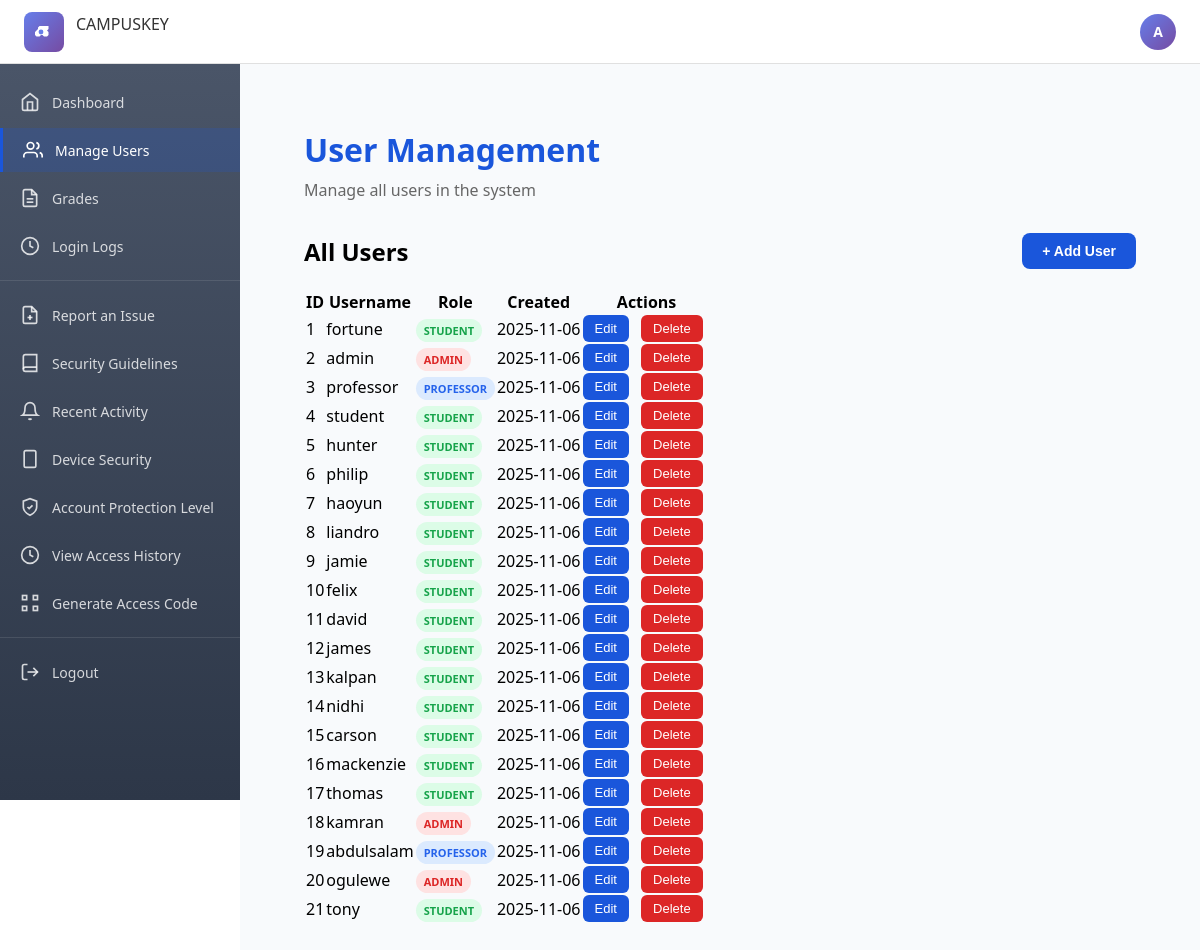
The app's page /admin (signed in) with its own data.
### models.py (models this page shows, shortened)
class User(UserMixin, db.Model):
    id = db.Column(db.Integer, primary_key=True)
    username = db.Column(db.String(80), unique=True, nullable=False)
    email = db.Column(db.String(120), nullable=True)  # Optional - only for legacy/display purposes
    phone_number = db.Column(db.String(20), nullable=True)  # Phone number for SMS OTP
    role = db.Column(db.String(20), nullable=False)  # student, professor, admin
    otp_secret = db.Column(db.String(32), default=pyotp.random_base32)
    created_at = db.Column(db.DateTime, default=datetime.utcnow)

### app.py (the view)
@app.route('/admin')
@login_required
def admin():
    if current_user.username != 'admin' or current_user.role != 'admin':
        return "Access Denied. Only admin username can access this page.", 403
    users = User.query.all()
    from models import LoginAttempt
    all_logins = LoginAttempt.query.filter_by(status='success').order_by(LoginAttempt.timestamp.desc()).limit(100).all()
    return render_template('admin.html', users=users, login_logs=all_logins)

### app.py (called while the page is built)
@login_manager.user_loader
def load_user(user_id):
    return User.query.get(int(user_id))

@app.context_processor
def inject_user():
    from flask_login import current_user
    return dict(current_user=current_user)

### templates/admin.html (shortened to what this page needs)
{% extends "base.html" %}
{% block content %}
<div class="page-container">
    <div class="page-header">
        <h1 class="page-title">User Management</h1>
        <p class="page-subtitle">Manage all users in the system</p>
    </div>
    <div class="content-section">
        <div class="section-card">
            <div class="card-header">
                <h2 class="card-title">All Users</h2>
                <button class="primary-btn" onclick="showAddUserForm()">+ Add User</button>
            </div>
            {% if users %}
            <table class="data-table">
                <thead>
                    <tr>
                        <th>ID</th>
                        <th>Username</th>
                        <th>Role</th>
                        <th>Created</th>
                        <th>Actions</th>
                    </tr>
                </thead>
                <tbody>
                    {% for user in users %}
                    <tr>
                        <td>{{ user.id }}</td>
                        <td>{{ user.username }}</td>
                        <td><span class="role-badge-small role-{{ user.role }}">{{ user.role|upper }}</span></td>
                        <td>{{ user.created_at.strftime('%Y-%m-%d') }}</td>
                        <td>
                            <button class="btn-edit" onclick="editUser({{ user.id }}, '{{ user.username }}', '{{ user.role }}')">Edit</button>
                            <button class="btn-delete" onclick="deleteUser({{ user.id }})">Delete</button>
                        </td>
                    </tr>
                    {% endfor %}
                </tbody>
            </table>
            {% else %}
            <p>No users found.</p>
            {% endif %}
        </div>
    </div>
</div>
{% endblock %}

### templates/base.html (shortened to what this page needs)
<!DOCTYPE html>
<html lang="en">
<head>
    <link rel="stylesheet" href="{{ url_for('static', filename='css/style.css') }}">
</head>
<body>
    {% if current_user.is_authenticated and request.endpoint != 'login' %}
    <header class="top-header">
        <div class="header-left">
            <div class="logo-square">
            </div>
            <span class="header-title">CAMPUSKEY</span>
        </div>
        <div class="header-right">
            <div class="user-avatar">
                {{ current_user.username[0].upper() }}
            </div>
        </div>
    </header>
    <div class="app-layout">
        <aside class="sidebar">
            <nav class="sidebar-nav">
                <a href="{% if current_user.role == 'admin' %}{{ url_for('admin_dashboard') }}{% elif current_user.role == 'professor' %}{{ url_for('professor_dashboard') }}{% else %}{{ url_for('student_dashboard') }}{% endif %}" class="nav-item {% if 'dashboard' in request.endpoint %}active{% endif %}">
                    <span>Dashboard</span>
                </a>
                {% if current_user.role == 'admin' and current_user.username == 'admin' %}
                <a href="{{ url_for('admin') }}" class="nav-item {% if request.endpoint == 'admin' %}active{% endif %}">
                    <span>Manage Users</span>
                </a>
                <a href="{{ url_for('admin_grades') }}" class="nav-item {% if request.endpoint == 'admin_grades' %}active{% endif %}">
                    <span>Grades</span>
                </a>
                <a href="{{ url_for('login_logs') }}" class="nav-item {% if request.endpoint == 'login_logs' %}active{% endif %}">
                    <svg width="20" height="20" viewBox="0 0 24 24" fill="none" stroke="currentColor" stroke-width="2">
                        <circle cx="12" cy="12" r="10"></circle>
                        <polyline points="12 6 12 12 16 14"></polyline>
                    </svg>
                    <span>Login Logs</span>
                </a>
                {% endif %}
                <div class="nav-divider"></div>
                <a href="{{ url_for('report_issue') }}" class="nav-item {% if request.endpoint == 'report_issue' %}active{% endif %}">
                    <span>Report an Issue</span>
                </a>
                <a href="{{ url_for('security_guidelines') }}" class="nav-item {% if request.endpoint == 'security_guidelines' %}active{% endif %}">
                    <svg width="20" height="20" viewBox="0 0 24 24" fill="none" stroke="currentColor" stroke-width="2">
                        <path d="M4 19.5A2.5 2.5 0 0 1 6.5 17H20"></path>
                        <path d="M6.5 2H20v20H6.5A2.5 2.5 0 0 1 4 19.5v-15A2.5 2.5 0 0 1 6.5 2z"></path>
                    </svg>
                    <span>Security Guidelines</span>
                </a>
                <a href="{{ url_for('recent_activity') }}" class="nav-item {% if request.endpoint == 'recent_activity' %}active{% endif %}">
                    <svg width="20" height="20" viewBox="0 0 24 24" fill="none" stroke="currentColor" stroke-width="2">
                        <path d="M18 8A6 6 0 0 0 6 8c0 7-3 9-3 9h18s-3-2-3-9"></path>
                        <path d="M13.73 21a2 2 0 0 1-3.46 0"></path>
                    </svg>
                    <span>Recent Activity</span>
                </a>
                <a href="{{ url_for('device_security') }}" class="nav-item {% if request.endpoint == 'device_security' %}active{% endif %}">
                    <svg width="20" height="20" viewBox="0 0 24 24" fill="none" stroke="currentColor" stroke-width="2">
                        <rect x="5" y="2" width="14" height="20" rx="2" ry="2"></rect>
                        <line x1="12" y1="18" x2="12.01" y2="18"></line>
                    </svg>
                    <span>Device Security</span>
                </a>
                <a href="{{ url_for('account_protection') }}" class="nav-item {% if request.endpoint == 'account_protection' %}active{% endif %}">
                    <svg width="20" height="20" viewBox="0 0 24 24" fill="none" stroke="currentColor" stroke-width="2">
                        <path d="M12 22s8-4 8-10V5l-8-3-8 3v7c0 6 8 10 8 10z"></path>
                        <polyline points="9 12 11 14 15 10"></polyline>
                    </svg>
                    <span>Account Protection Level</span>
                </a>
                <a href="{{ url_for('access_history') }}" class="nav-item {% if request.endpoint == 'access_history' %}active{% endif %}">
                    <svg width="20" height="20" viewBox="0 0 24 24" fill="none" stroke="currentColor" stroke-width="2">
                        <circle cx="12" cy="12" r="10"></circle>
                        <polyline points="12 6 12 12 16 14"></polyline>
                    </svg>
                    <span>View Access History</span>
                </a>
                <a href="{{ url_for('generate_code') }}" class="nav-item {% if request.endpoint == 'generate_code' %}active{% endif %}">
                    <span>Generate Access Code</span>
                </a>
                <div class="nav-divider"></div>
                <a href="{{ url_for('logout') }}" class="nav-item">
                    <span>Logout</span>
                </a>
            </nav>
        </aside>
        <main class="main-content">
    {% endif %}
    {% block content %}{% endblock %}
    {% if current_user.is_authenticated and request.endpoint != 'login' %}
        </main>
    </div>
    {% endif %}

### static/css/style.css (style rules this page uses)
* { margin: 0; padding: 0; box-sizing: border-box; }
body { font-family: 'Segoe UI', Tahoma, Geneva, Verdana, sans-serif; min-height: 100vh; overflow-x: hidden; }
.role-admin { background: #fee; color: #c33; }
.role-professor { background: #e3f2fd; color: #1976d2; }
.role-student { background: #f1f8e9; color: #558b2f; }
.header-title { font-size: 28px; font-weight: 700; color: #1a56db; margin-bottom: 16px; }
.primary-btn { padding: 10px 20px; background: #1a56db; color: white; border: none; border-radius: 8px; font-size: 14px; font-weight: 600; cursor: pointer; transition: all 0.2s; }
.top-header { background: white; height: 64px; border-bottom: 1px solid #e0e0e0; display: flex; align-items: center; justify-content: space-between; padding: 0 24px; position: fixed; top: 0; left: 0; right: 0; z-index: 1000; }
.header-left { display: flex; align-items: center; gap: 12px; }
.logo-square { width: 40px; height: 40px; background: linear-gradient(135deg, #667eea 0%, #764ba2 100%); border-radius: 8px; display: flex; align-items: center; justify-content: center; }
.header-title { font-size: 16px; font-weight: 500; color: #333; }
.header-right { display: flex; align-items: center; gap: 8px; }
.user-avatar { width: 36px; height: 36px; border-radius: 50%; background: linear-gradient(135deg, #667eea 0%, #764ba2 100%); color: white; display: flex; align-items: center; justify-content: center; font-weight: 600; font-size: 14px; cursor: pointer; }
.app-layout { display: flex; margin-top: 64px; min-height: calc(100vh - 64px); }
.sidebar { width: 240px; background: linear-gradient(180deg, #4a5568 0%, #2d3748 100%); min-height: calc(100vh - 64px); position: fixed; left: 0; top: 64px; padding: 16px 0; }
.sidebar-nav { display: flex; flex-direction: column; gap: 4px; }
.nav-item { display: flex; align-items: center; gap: 12px; padding: 12px 20px; color: rgba(255, 255, 255, 0.8); text-decoration: none; transition: all 0.2s; font-size: 14px; }
.nav-item.active { background: rgba(26, 86, 219, 0.2); color: white; border-left: 3px solid #1a56db; }
.nav-item svg { width: 20px; height: 20px; }
.nav-divider { height: 1px; background: rgba(255, 255, 255, 0.1); margin: 8px 0; }
.main-content { margin-left: 240px; flex: 1; background: #f8fafc; padding: 32px; min-height: calc(100vh - 64px); }

### templates/admin.html (style rules this page uses)
.page-container { max-width: 1200px; margin: 0 auto; padding: 32px; }
.page-header { margin-bottom: 32px; }
.page-title { font-size: 32px; font-weight: 700; color: #1a56db; margin-bottom: 8px; }
.page-subtitle { font-size: 16px; color: #666; }
.card-header { display: flex; justify-content: space-between; align-items: center; margin-bottom: 20px; }
.btn-edit, .btn-delete { padding: 6px 12px; border: none; border-radius: 6px; cursor: pointer; font-size: 13px; margin-right: 8px; }
.btn-edit { background: #1a56db; color: white; }
.btn-delete { background: #dc2626; color: white; }
.role-badge-small { padding: 4px 8px; border-radius: 12px; font-size: 11px; font-weight: 600; text-transform: uppercase; }
.role-badge-small.role-admin { background: #fee2e2; color: #dc2626; }
.role-badge-small.role-professor { background: #dbeafe; color: #2563eb; }
.role-badge-small.role-student { background: #dcfce7; color: #16a34a; }

### records on screen
User: username "A", id "2", username "admin", role "ADMIN", created_at "2025-11-06"
User: id "1", username "fortune", role "STUDENT", created_at "2025-11-06"
User: id "3", username "professor", role "PROFESSOR", created_at "2025-11-06"
User: id "4", username "student", role "STUDENT", created_at "2025-11-06"
User: id "5", username "hunter", role "STUDENT", created_at "2025-11-06"
User: id "6", username "philip", role "STUDENT", created_at "2025-11-06"
User: id "7", username "haoyun", role "STUDENT", created_at "2025-11-06"
User: id "8", username "liandro", role "STUDENT", created_at "2025-11-06"
User: id "9", username "jamie", role "STUDENT", created_at "2025-11-06"
User: id "10", username "felix", role "STUDENT", created_at "2025-11-06"
User: id "11", username "david", role "STUDENT", created_at "2025-11-06"
User: id "12", username "james", role "STUDENT", created_at "2025-11-06"
User: id "13", username "kalpan", role "STUDENT", created_at "2025-11-06"
User: id "14", username "nidhi", role "STUDENT", created_at "2025-11-06"
User: id "15", username "carson", role "STUDENT", created_at "2025-11-06"
User: id "16", username "mackenzie", role "STUDENT", created_at "2025-11-06"
User: id "17", username "thomas", role "STUDENT", created_at "2025-11-06"
User: id "18", username "kamran", role "ADMIN", created_at "2025-11-06"
User: id "19", username "abdulsalam", role "PROFESSOR", created_at "2025-11-06"
User: id "20", username "ogulewe", role "ADMIN", created_at "2025-11-06"
User: id "21", username "tony", role "STUDENT", created_at "2025-11-06"
